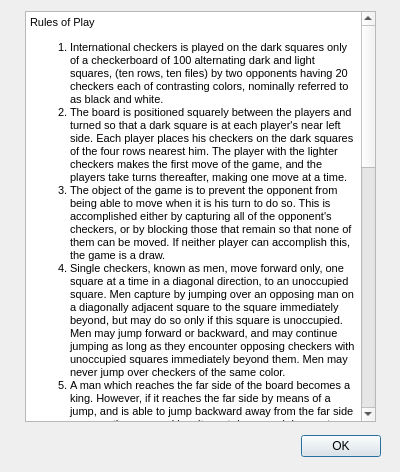
<?xml version="1.0" encoding="UTF-8"?>
<ui version="4.0">
 <class>Manuel</class>
 <widget class="QDialog" name="Manuel">
  <property name="geometry">
   <rect>
    <x>0</x>
    <y>0</y>
    <width>400</width>
    <height>472</height>
   </rect>
  </property>
  <property name="windowTitle">
   <string>Manuel</string>
  </property>
  <widget class="QDialogButtonBox" name="buttonBox">
   <property name="geometry">
    <rect>
     <x>40</x>
     <y>430</y>
     <width>341</width>
     <height>32</height>
    </rect>
   </property>
   <property name="orientation">
    <enum>Qt::Horizontal</enum>
   </property>
   <property name="standardButtons">
    <set>QDialogButtonBox::Ok</set>
   </property>
  </widget>
  <widget class="QTextBrowser" name="textBrowser">
   <property name="geometry">
    <rect>
     <x>25</x>
     <y>11</y>
     <width>351</width>
     <height>411</height>
    </rect>
   </property>
   <property name="html">
    <string>&lt;!DOCTYPE HTML PUBLIC &quot;-//W3C//DTD HTML 4.0//EN&quot; &quot;http://www.w3.org/TR/REC-html40/strict.dtd&quot;&gt;
&lt;html&gt;&lt;head&gt;&lt;meta name=&quot;qrichtext&quot; content=&quot;1&quot; /&gt;&lt;style type=&quot;text/css&quot;&gt;
p, li { white-space: pre-wrap; }
&lt;/style&gt;&lt;/head&gt;&lt;body style=&quot; font-family:'MS Shell Dlg 2'; font-size:8.25pt; font-weight:400; font-style:normal;&quot;&gt;
&lt;p style=&quot; margin-top:0px; margin-bottom:0px; margin-left:0px; margin-right:0px; -qt-block-indent:0; text-indent:0px;&quot;&gt;&lt;span style=&quot; font-size:8pt;&quot;&gt;Rules of Play &lt;/span&gt;&lt;/p&gt;
&lt;ol style=&quot;margin-top: 0px; margin-bottom: 0px; margin-left: 0px; margin-right: 0px; -qt-list-indent: 1;&quot;&gt;&lt;li style=&quot; font-size:8pt;&quot; style=&quot; margin-top:12px; margin-bottom:0px; margin-left:0px; margin-right:0px; -qt-block-indent:0; text-indent:0px;&quot;&gt;International checkers is played on the dark squares only of a checkerboard of 100 alternating dark and light squares, (ten rows, ten files) by two opponents having 20 checkers each of contrasting colors, nominally referred to as black and white. &lt;/li&gt;
&lt;li style=&quot; font-size:8pt;&quot; style=&quot; margin-top:0px; margin-bottom:0px; margin-left:0px; margin-right:0px; -qt-block-indent:0; text-indent:0px;&quot;&gt;The board is positioned squarely between the players and turned so that a dark square is at each player's near left side. Each player places his checkers on the dark squares of the four rows nearest him. The player with the lighter checkers makes the first move of the game, and the players take turns thereafter, making one move at a time. &lt;/li&gt;
&lt;li style=&quot; font-size:8pt;&quot; style=&quot; margin-top:0px; margin-bottom:0px; margin-left:0px; margin-right:0px; -qt-block-indent:0; text-indent:0px;&quot;&gt;The object of the game is to prevent the opponent from being able to move when it is his turn to do so. This is accomplished either by capturing all of the opponent's checkers, or by blocking those that remain so that none of them can be moved. If neither player can accomplish this, the game is a draw. &lt;/li&gt;
&lt;li style=&quot; font-size:8pt;&quot; style=&quot; margin-top:0px; margin-bottom:0px; margin-left:0px; margin-right:0px; -qt-block-indent:0; text-indent:0px;&quot;&gt;Single checkers, known as men, move forward only, one square at a time in a diagonal direction, to an unoccupied square. Men capture by jumping over an opposing man on a diagonally adjacent square to the square immediately beyond, but may do so only if this square is unoccupied. Men may jump forward or backward, and may continue jumping as long as they encounter opposing checkers with unoccupied squares immediately beyond them. Men may never jump over checkers of the same color. &lt;/li&gt;
&lt;li style=&quot; font-size:8pt;&quot; style=&quot; margin-top:0px; margin-bottom:0px; margin-left:0px; margin-right:0px; -qt-block-indent:0; text-indent:0px;&quot;&gt;A man which reaches the far side of the board becomes a king. However, if it reaches the far side by means of a jump, and is able to jump backward away from the far side over another man or king, it must do so, and does not become a king. A man reaching the far side by jumping becomes a king only if its jump, or series of jumps, terminates there. When a man becomes a king the turn to move passes to the other player, who must crown the new king by placing a checker of the same color atop it. A player is not permitted to make his own move until he crowns his opponent's king. &lt;/li&gt;
&lt;li style=&quot; font-size:8pt;&quot; style=&quot; margin-top:0px; margin-bottom:0px; margin-left:0px; margin-right:0px; -qt-block-indent:0; text-indent:0px;&quot;&gt;Kings move forward or backward any number of squares on a diagonal line to an unoccupied square. Kings capture from any distance along a diagonal line by jumping, forward or backward, over an opposing man or king with at least one unoccupied square immediately beyond it. The capturing king then lands on any one of these unoccupied squares (except as noted in rule 7) and continues jumping, if possible, either on the same line, or by making a right angle turn onto another diagonal line. Kings may never jump over checkers of the same color. &lt;/li&gt;
&lt;li style=&quot; font-size:8pt;&quot; style=&quot; margin-top:0px; margin-bottom:0px; margin-left:0px; margin-right:0px; -qt-block-indent:0; text-indent:0px;&quot;&gt;Whenever a player is able to make a capture he must do so. When there is more than one way to jump, a player must choose a sequence of jumps which results in the capture of the greatest possible number of opposing units, men and kings each counting as one unit. A &amp;quot;huff&amp;quot; of a checker for failure to jump properly is not permitted. The incorrect move must be retracted, and a correct move must be made. If possible, the correct move must be made with the man or king originally moved incorrectly. &lt;/li&gt;
&lt;li style=&quot; font-size:8pt;&quot; style=&quot; margin-top:0px; margin-bottom:0px; margin-left:0px; margin-right:0px; -qt-block-indent:0; text-indent:0px;&quot;&gt;A man or king may not jump over the same opposing man or king more than once. &lt;/li&gt;
&lt;li style=&quot; font-size:8pt;&quot; style=&quot; margin-top:0px; margin-bottom:0px; margin-left:0px; margin-right:0px; -qt-block-indent:0; text-indent:0px;&quot;&gt;Captured checkers are not removed from the board until all jumps made on the move are completed, and the hand is removed from the capturing man or king. (It is only in rare instances that rules 8 or 9 affect the play of a game. They can have the effect of reducing the number of captures possible on a move. In most of these cases a king is the capturing piece. On very rare occasions these rules, either separately or in combination, willresult in a king being forced to terminate a series of jumps on a square from which it will then be captured by an opposing man or king which itself would have been captured were it not for these rules.) &lt;/li&gt;
&lt;li style=&quot; font-size:8pt;&quot; style=&quot; margin-top:0px; margin-bottom:12px; margin-left:0px; margin-right:0px; -qt-block-indent:0; text-indent:0px;&quot;&gt;Time limits for play are based on a fixed amount of time for a given number of moves, without regard to how much of this time is used on any one move. When the given number of moves has been made by each player, with neither having used up the allotted time, an additional allotment of time and moves is given to each. This continues until the conclusion of the game. Unused time is retained when a new allotment is given. A player loses a game if his time expires before he has completed the required number of moves. &lt;/li&gt;&lt;/ol&gt;
&lt;p align=&quot;center&quot; style=&quot; margin-top:0px; margin-bottom:12px; margin-left:0px; margin-right:0px; -qt-block-indent:0; text-indent:0px;&quot;&gt;&lt;span style=&quot; font-size:8pt;&quot;&gt;source: &lt;/span&gt;&lt;a href=&quot;http://www.setupgroup.com/xo/in_checkers.php&quot;&gt;&lt;span style=&quot; font-size:8pt; text-decoration: underline; color:#0000ff;&quot;&gt;http://www.setupgroup.com/xo/in_checkers.php&lt;/span&gt;&lt;/a&gt;&lt;/p&gt;&lt;/body&gt;&lt;/html&gt;</string>
   </property>
   <property name="openExternalLinks">
    <bool>true</bool>
   </property>
   <property name="openLinks">
    <bool>true</bool>
   </property>
  </widget>
 </widget>
 <resources/>
 <connections>
  <connection>
   <sender>buttonBox</sender>
   <signal>accepted()</signal>
   <receiver>Manuel</receiver>
   <slot>accept()</slot>
   <hints>
    <hint type="sourcelabel">
     <x>248</x>
     <y>254</y>
    </hint>
    <hint type="destinationlabel">
     <x>157</x>
     <y>274</y>
    </hint>
   </hints>
  </connection>
  <connection>
   <sender>buttonBox</sender>
   <signal>rejected()</signal>
   <receiver>Manuel</receiver>
   <slot>reject()</slot>
   <hints>
    <hint type="sourcelabel">
     <x>316</x>
     <y>260</y>
    </hint>
    <hint type="destinationlabel">
     <x>286</x>
     <y>274</y>
    </hint>
   </hints>
  </connection>
 </connections>
</ui>
